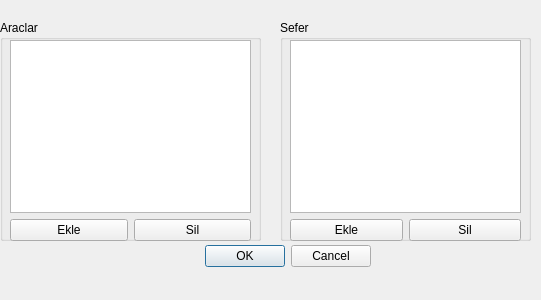
<?xml version="1.0" encoding="UTF-8"?>
<ui version="4.0">
 <class>CompanyPage</class>
 <widget class="QDialog" name="CompanyPage">
  <property name="geometry">
   <rect>
    <x>0</x>
    <y>0</y>
    <width>541</width>
    <height>300</height>
   </rect>
  </property>
  <property name="windowTitle">
   <string>Dialog</string>
  </property>
  <widget class="QDialogButtonBox" name="buttonBox">
   <property name="geometry">
    <rect>
     <x>30</x>
     <y>240</y>
     <width>341</width>
     <height>32</height>
    </rect>
   </property>
   <property name="orientation">
    <enum>Qt::Horizontal</enum>
   </property>
   <property name="standardButtons">
    <set>QDialogButtonBox::Cancel|QDialogButtonBox::Ok</set>
   </property>
  </widget>
  <widget class="QGroupBox" name="groupBox_2">
   <property name="geometry">
    <rect>
     <x>0</x>
     <y>20</y>
     <width>261</width>
     <height>221</height>
    </rect>
   </property>
   <property name="title">
    <string>Araclar</string>
   </property>
   <widget class="QWidget" name="verticalLayoutWidget_2">
    <property name="geometry">
     <rect>
      <x>10</x>
      <y>20</y>
      <width>241</width>
      <height>201</height>
     </rect>
    </property>
    <layout class="QVBoxLayout" name="verticalLayout_2">
     <item>
      <widget class="QListWidget" name="listWidget"/>
     </item>
     <item>
      <layout class="QHBoxLayout" name="horizontalLayout">
       <item>
        <widget class="QPushButton" name="pushButton">
         <property name="text">
          <string>Ekle</string>
         </property>
        </widget>
       </item>
       <item>
        <widget class="QPushButton" name="pushButton_2">
         <property name="text">
          <string>Sil</string>
         </property>
        </widget>
       </item>
      </layout>
     </item>
    </layout>
   </widget>
  </widget>
  <widget class="QGroupBox" name="groupBox_3">
   <property name="geometry">
    <rect>
     <x>280</x>
     <y>20</y>
     <width>251</width>
     <height>221</height>
    </rect>
   </property>
   <property name="title">
    <string>Sefer</string>
   </property>
   <widget class="QWidget" name="verticalLayoutWidget_3">
    <property name="geometry">
     <rect>
      <x>10</x>
      <y>20</y>
      <width>231</width>
      <height>201</height>
     </rect>
    </property>
    <layout class="QVBoxLayout" name="verticalLayout_3">
     <item>
      <widget class="QListWidget" name="listWidget_2"/>
     </item>
     <item>
      <layout class="QHBoxLayout" name="horizontalLayout_2">
       <item>
        <widget class="QPushButton" name="pushButton_4">
         <property name="text">
          <string>Ekle</string>
         </property>
        </widget>
       </item>
       <item>
        <widget class="QPushButton" name="pushButton_3">
         <property name="text">
          <string>Sil</string>
         </property>
        </widget>
       </item>
      </layout>
     </item>
    </layout>
   </widget>
  </widget>
 </widget>
 <resources/>
 <connections>
  <connection>
   <sender>buttonBox</sender>
   <signal>accepted()</signal>
   <receiver>CompanyPage</receiver>
   <slot>accept()</slot>
   <hints>
    <hint type="sourcelabel">
     <x>248</x>
     <y>254</y>
    </hint>
    <hint type="destinationlabel">
     <x>157</x>
     <y>274</y>
    </hint>
   </hints>
  </connection>
  <connection>
   <sender>buttonBox</sender>
   <signal>rejected()</signal>
   <receiver>CompanyPage</receiver>
   <slot>reject()</slot>
   <hints>
    <hint type="sourcelabel">
     <x>316</x>
     <y>260</y>
    </hint>
    <hint type="destinationlabel">
     <x>286</x>
     <y>274</y>
    </hint>
   </hints>
  </connection>
 </connections>
</ui>
